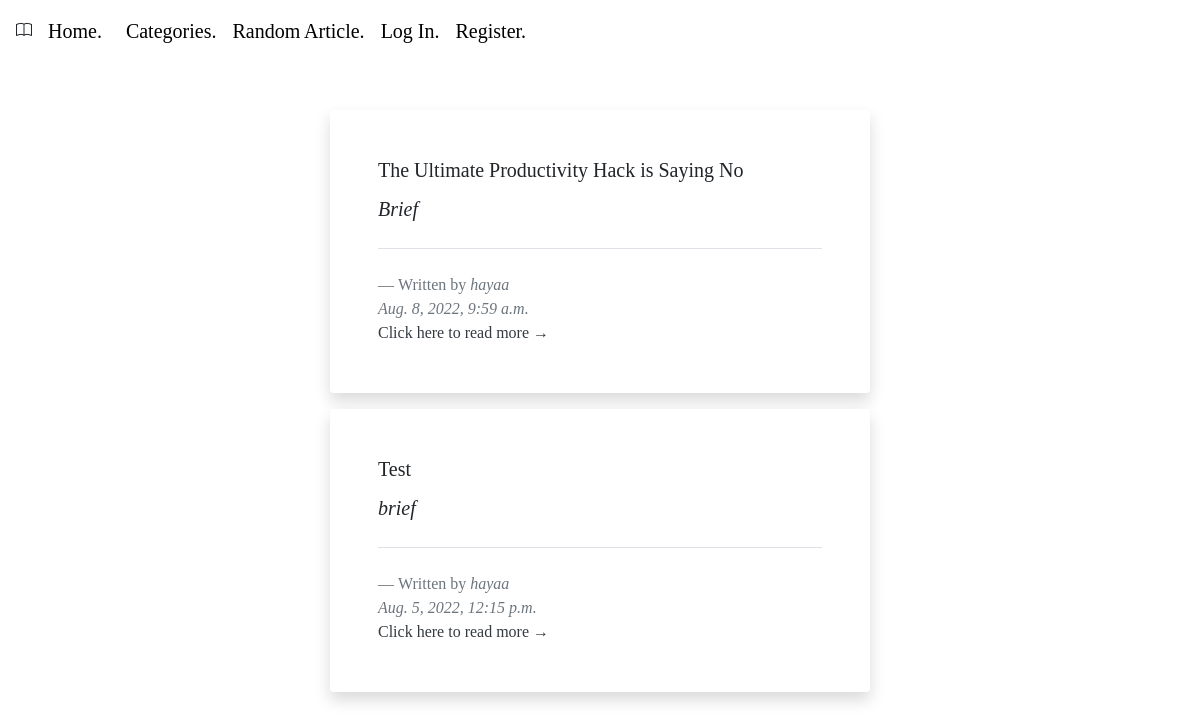
Page /category/2 on the committed database.
### final/models.py (models this page shows, shortened)
class Article(models.Model):
    title = models.CharField(max_length=1000)
    author = models.ForeignKey(User, on_delete=models.CASCADE, related_name="articles")
    brief = models.TextField()
    text = models.TextField()
    date = models.DateTimeField(auto_now_add=True)
    category = models.ForeignKey(Categories, on_delete=models.CASCADE, blank=True, null=True, related_name="categories")

class User(AbstractUser):
    pass

### final/views.py (the view)
# urls.py: path("category/<int:category_id>", views.category, name="category"),
def category(request, category_id):
    category = Categories.objects.get(pk=category_id)
    articles = Article.objects.filter(category=category).order_by('-date')
    return render(request, "final/category.html", {
        "articles": articles
    })

### final/templates/final/category.html (shortened to what this page needs)
{% extends "final/layout.html" %}
{% load static %}
{% block body %}
   <section class="py-5">
    <div class="container">
    {% for article in articles %}
        <div class="row">
            <div class="col-lg-6 mx-auto" onclick="this.querySelector('a').click(); return true;">
                <blockquote class="blockquote blockquote-custom bg-white p-5 shadow rounded">
                    <h5 class="card-title">{{ article.title }}</h5>
                    <p class="mb-0 mt-2 font-italic">{{ article.brief }}</p>
                    <footer class="blockquote-footer pt-4 mt-4 border-top">Written by
                        <cite title="Source Title">{{ article.author }}</cite>
                        <br>
                        <cite title="Source Title">{{ article.date }}</cite>
                        <br>
                        <a  class="text-decoration-none text-dark" href="{% url 'article' article.id %}">Click here to read more →</a>
                    </footer>
                </blockquote>
            </div>
        </div>
        {% endfor %}
    </div>
</section>
{% endblock %}

### final/static/final/styles.css (style rules this page uses)
body { font-family: 'Times New Roman', serif; background-color: white; background-size: 100%; }

### rows in the picture
Article: title "The Ultimate Productivity Hack is Saying No", brief "Brief", author "hayaa", date "Aug. 8, 2022, 9:59 a.m."
Article: title "Test", brief "brief", author "hayaa", date "Aug. 5, 2022, 12:15 p.m."
